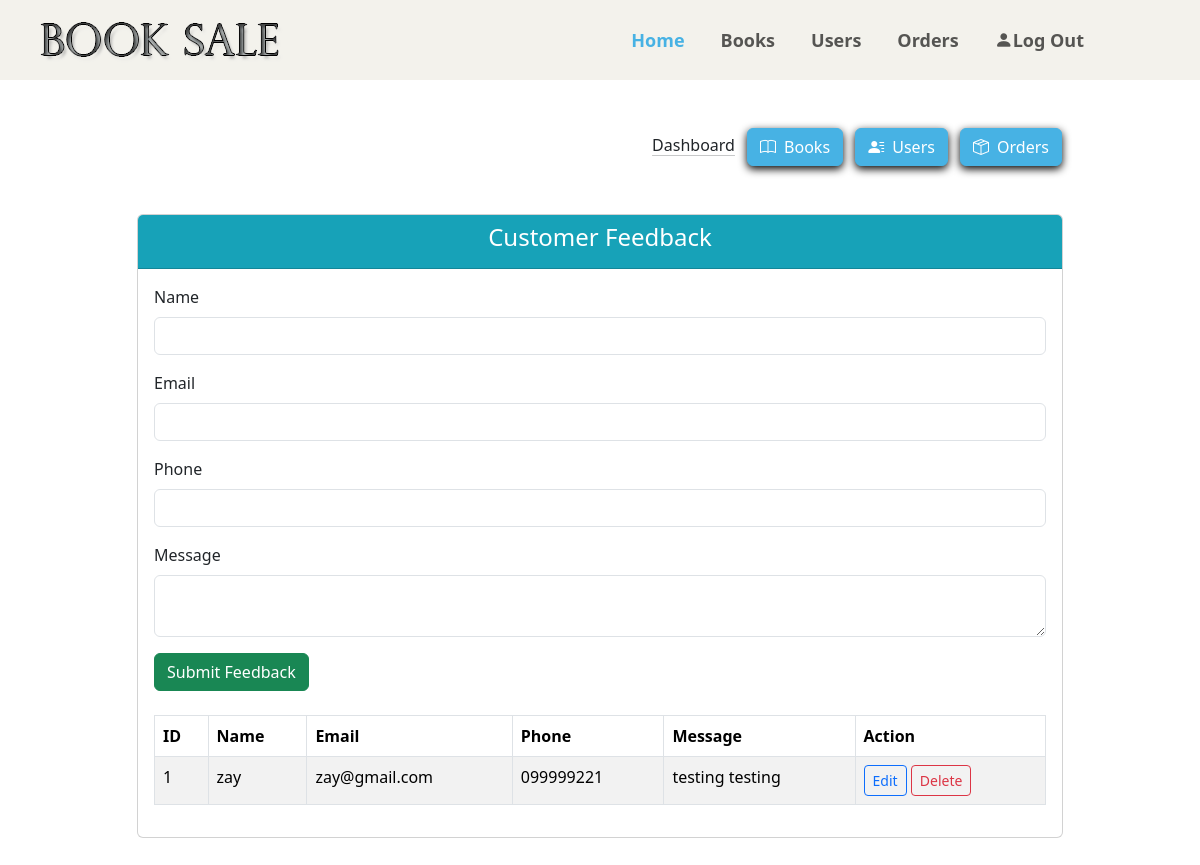
Page /feedback.php on the committed database.
### tables this page shows
CREATE TABLE `feedback` (
  `id` int(11) NOT NULL,
  `name` varchar(30) NOT NULL,
  `email` varchar(50) NOT NULL,
  `phone` varchar(15) NOT NULL,
  `message` varchar(255) NOT NULL
);

### feedback.php (the view, shortened to what this page needs)
<?php
require_once './programming/feedback/feedback_controller.php';
?>
<!DOCTYPE html>
<html lang="en">
<head>
    <link
      href="https://cdn.jsdelivr.net/npm/bootstrap@5.3.3/dist/css/bootstrap.min.css"
      rel="stylesheet"
    />
    <link
      rel="stylesheet"
      href="https://cdn.jsdelivr.net/npm/bootstrap-icons@1.11.3/font/bootstrap-icons.min.css"
    />
    <link
      rel="stylesheet"
      href="https://cdnjs.cloudflare.com/ajax/libs/animate.css/4.1.1/animate.min.css"
    />
</head>
<body>
    <nav class="navbar navbar-expand-lg pt-3 pb-3">
        <div class="container-fluid ms-4">
            <a class="logo" href="#">
                <div class="col-md-2">
                    <div class="main-logo">
                        <a href="index.php"><img src="images/B.png" alt="logo"></a>
                    </div>
                </div>
            </a>
            <div class="collapse navbar-collapse" id="navbarSupportedContent">
            <ul class="navbar-nav mx-auto mb-2 mb-lg-0">
                <li class="nav-item">
                <a class="nav-link active" aria-current="page" href="./index.php"
                    >Home</a
                >
                </li>
                <li class="nav-item">
                <a class="nav-link" href="./book.php">Books</a>
                </li>
                <li class="nav-item">
                <a class="nav-link" href="./user.php">Users</a>
                </li>
                <li class="nav-item">
                <a class="nav-link" href="./order.php">Orders</a>
                </li>
                <li class="nav-item">
                <a class="nav-link" href="./logout.php"
                    ><i class="bi bi-person-fill"></i>Log Out</a
                >
                </li>
            </ul>
            </div>
        </div>
    </nav>
    <div class="container mt-5">
        <div class="m-5">
            <div class=" d-flex justify-content-end me-5">
                <div class="btns">
                    <a href="./dashboard.php" class="link-dark link-offset-2 link-underline-opacity-25 link-underline-opacity-100-hover me-2">Dashboard</a>
                    <a href="./book.php" class="btn add-book-btn btn-primary me-2">
                    <i class="bi bi-book pe-2"></i>Books
                    </a>
                    <a href="./user.php" class="btn add-user-btn btn-primary me-2">
                    <i class="bi bi-person-lines-fill pe-2"></i>Users
                    </a>
                    <a href="./order.php" class="btn add-user-btn btn-primary">
                    <i class="bi bi-box-seam pe-2"></i>Orders
                    </a>
                </div>
            </div>
        </div>
        <div class="row justify-content-center">
            <div class="col-md-10">
                <div class="card">
                    <div class="card-header text-center text-white" style="background-color: #17A2B8;">
                        <h4>Customer Feedback</h4>
                    </div>
                    <div class="card-body">
                        <form method="POST" action="feedback.php">
                            <div class="mb-3">
                                <label class="form-label">Name</label>
                                <input type="text" class="form-control" name="name"
                                    value="<?php echo isset($feedback) ? htmlspecialchars($feedback['name']) : ''; ?>" required>
                            </div>
                            <div class="mb-3">
                                <label class="form-label">Email</label>
                                <input type="email" class="form-control" name="email"
                                    value="<?php echo isset($feedback) ? htmlspecialchars($feedback['email']) : ''; ?>" required>
                            </div>
                            <div class="mb-3">
                                <label class="form-label">Phone</label>
                                <input type="text" class="form-control" name="phone"
                                    value="<?php echo isset($feedback) ? htmlspecialchars($feedback['phone']) : ''; ?>" required>
                            </div>
                            <div class="mb-3">
                                <label class="form-label">Message</label>
                                <textarea class="form-control" name="message" required><?php echo isset($feedback) ? htmlspecialchars($feedback['message']) : ''; ?></textarea>
                            </div>
                            <?php if (isset($feedback)) { ?>
                                <input type="hidden" name="fid" value="<?php echo $feedback['id']; ?>">
                                <button type="submit" name="update_feedback" class="btn btn-warning">Update Feedback</button>
                            <?php } else { ?>
                                <button type="submit" name="add_feedback" class="btn btn-success">Submit Feedback</button>
                            <?php } ?>
                        </form>
                        <table class="table table-striped table-bordered mt-4">
                            <thead>
                                <tr>
                                    <th>ID</th>
                                    <th>Name</th>
                                    <th>Email</th>
                                    <th>Phone</th>
                                    <th>Message</th>
                                    <th>Action</th>
                                </tr>
                            </thead>
                            <tbody>
                                <?php
                                $query = "SELECT * FROM feedback ORDER BY id ASC";
                                $go_query = mysqli_query($connection, $query);
                                while ($row = mysqli_fetch_assoc($go_query)) {
                                    echo "<tr>";
                                    echo "<td>{$row['id']}</td>";
                                    echo "<td>" . htmlspecialchars($row['name']) . "</td>";
                                    echo "<td>" . htmlspecialchars($row['email']) . "</td>";
                                    echo "<td>" . htmlspecialchars($row['phone']) . "</td>";
                                    echo "<td>" . htmlspecialchars($row['message']) . "</td>";
                                    echo "<td>
                                            <a href='feedback.php?action=edit&fid={$row['id']}' class='btn btn-outline-primary btn-sm'>Edit</a>
                                            <a href='feedback.php?action=delete&fid={$row['id']}' class='btn btn-outline-danger btn-sm' onclick='return confirm(\"Are you sure?\")'>Delete</a>
                                        </td>";
                                    echo "</tr>";
                                }
                                ?>
                            </tbody>
                        </table>
                    </div>
                </div>
            </div>
        </div>
    </div>
</body>
</html>

### feedback.php (style rules this page uses)
body { background-color: #ADD8E6; color: white; }
.container { max-width: 1680px; height: 100vh; }
.card { background-color: white; }
.table { background-color: white; }
.table td, .table th { color: black; }
.table th { background-color: #0056b3; color: white; }
.navbar { background-color: #f3f2ec; padding-left: 4rem; padding-right: 4rem; }
ul.navbar-nav.mx-auto.mb-2.mb-lg-0 { margin-right: 10% !important; }
.nav-item { padding-left: 20px; font-size: 18px; font-weight: 600; }
.nav-link { color: #fff; font-size: 18px; }
.nav-link.active, .nav-link:hover { color: #47b2e4 !important; }
.btn-primary { background-color: #47b2e4 !important; border-color: #47b2e4 !important; }
.add-book-btn, .add-user-btn { box-shadow: 0 3px 8px black; }

### rows in the picture
feedback: id "1", name "zay", email "zay@gmail.com", phone "099999221", message "testing testing"
